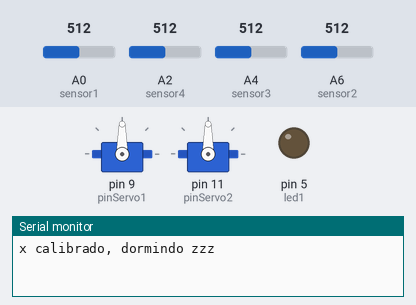
Bench run of a sketch on a simulated Arduino Nano, built with avr-gcc and run on an emulated ATmega328P. On the bench: 2 × servo, output pins drawn as LEDs (lit = HIGH), the last lines printed to the serial monitor. Inputs (shaded band) come from the test bench; at power-on: A0 (sensor1) = 512, A2 (sensor4) = 512, A4 (sensor3) = 512, A6 (sensor2) = 512.

Above: at 2.2 s.
2.3 s: A0 (sensor1) set to 601
5.9 s: A0 (sensor1) set to 623
At 13.6 s:
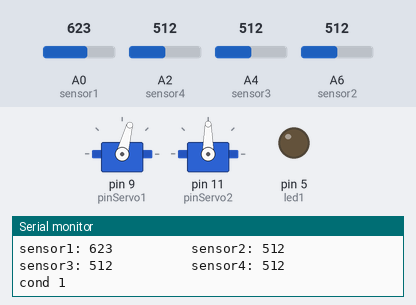
At 18.1 s:
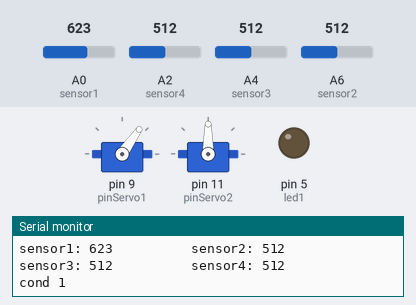
Timing chart, 0 to 19.9 s (numbered marks = the images above; inputs shaded):
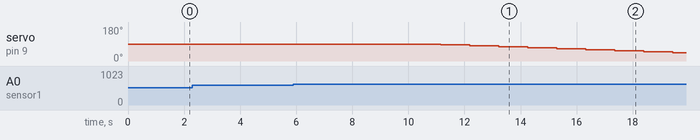

Measured:
- the behaviour switches between 612 and 613 on A0 (sensor1) (found by bisection; images 0 and 1)
- after the input at 5.9 s, servo on pin 9 (pinServo1): moves from 90° to 45° over 8.3 s, starting after 5.3 s

The sketch:

SolarTracker.ino
```cpp
#include <Servo.h>

/**
 * #####################################
 * Sensores
 * #####################################
 */

const int sensor1 = A0;
int sensor1Value;

const int sensor2 = A6;
int sensor2Value;

const int sensor3 = A4;
int sensor3Value;

const int sensor4 = A2;
int sensor4Value;

const int sensorPrecision = 100;

bool xcalibrated;
bool ycalibrated;

/**
 * #####################################
 * Leds e botões
 * #####################################
 */

const int led1 = 5;
const int button1 = 13;

/**
 * #####################################
 * Motores
 * #####################################
 */

const int pitchAdvance = 5; //graus

const int pinServo1 = 9;
Servo servo1;
int servo1Value = 90;

const int pinServo2 = 11;
Servo servo2;
int servo2Value = 90;

void setup() {
    pinMode(led1, OUTPUT);
    pinMode(button1, INPUT);
    servo1.attach(pinServo1);
    delay(1000);
    servo2.attach(pinServo2);

    Serial.begin(9600);
    // fazer calibração dos sensores caso necessário
}

void loop() {
    xcalibrated = false;
    ycalibrated = false;

    while (xcalibrated == false) {
        updateLDRValues();
        Serial.print("sensor1: ");
        Serial.print(sensor1Value);
        Serial.print("          sensor2: ");
        Serial.print(sensor2Value);
        Serial.print("          sensor3: ");
        Serial.print(sensor3Value);
        Serial.print("          sensor4: ");
        Serial.print(sensor4Value);
        //Serial.println("==============================");
        Serial.print("          ");

        if (sensor1Value - sensor2Value > sensorPrecision && sensor1Value > sensor3Value && sensor1Value > sensor4Value) {
            //NO
                Serial.println("cond 1");
                if (servo1Value >= (0 + pitchAdvance)) {
                servo1Value -= pitchAdvance;
                } else {
                    Serial.println("limit cond 1");
                }

        } else if (sensor2Value - sensor1Value > sensorPrecision && sensor2Value > sensor3Value && sensor2Value > sensor4Value) {
            //NE
            Serial.println("cond 2");
            if (servo1Value <= (180 - pitchAdvance)) {
                    servo1Value += pitchAdvance;
            } else {
                Serial.println("limit cond 2");
            }
        } else if (sensor3Value - sensor4Value > sensorPrecision && sensor3Value > sensor1Value && sensor3Value > sensor2Value) {
            //SO
            Serial.println("cond 3");
            if (servo1Value >= (0 + pitchAdvance)) {
                servo1Value -= pitchAdvance;
            } else {
                Serial.println("limit cond 3");
            }
        } else if (sensor4Value - sensor3Value > sensorPrecision && sensor4Value > sensor1Value && sensor4Value > sensor2Value) {
            //SE
            Serial.println("cond 4");
            if (servo1Value <= (180 - pitchAdvance)) {
                    servo1Value += pitchAdvance;
            } else {
                Serial.println("limit cond 4");
            }
        } else {
            // log error
            Serial.println("throw");
            xcalibrated = true;
        }

        servo1.write(servo1Value);
    }

    Serial.println("x calibrado, dormindo zzz");
    delay(2000);

    while (ycalibrated == false) {
        updateLDRValues();
        Serial.print("sensor1: ");
        Serial.print(sensor1Value);
        Serial.print("          sensor2: ");
        Serial.print(sensor2Value);
        Serial.print("          sensor3: ");
        Serial.print(sensor3Value);
        Serial.print("          sensor4: ");
        Serial.print(sensor4Value);
        Serial.print("          ");

        if (sensor1Value - sensor4Value > sensorPrecision && sensor1Value > sensor3Value && sensor1Value > sensor2Value) {
            //NO
                Serial.println("cond 1");
                if (servo2Value >= (0 + pitchAdvance)) {
                servo2Value -= pitchAdvance;
                } else {
                    Serial.println("limit cond 1");
                }

        } else if (sensor2Value - sensor3Value > sensorPrecision && sensor2Value > sensor1Value && sensor2Value > sensor4Value) {
            //SE
            Serial.println("cond 2");
            if (servo2Value >= (0 + pitchAdvance)) {
                servo2Value -= pitchAdvance;
                } else {
                Serial.println("limit cond 2");
            }
        } else if (sensor3Value - sensor2Value > sensorPrecision && sensor3Value > sensor1Value && sensor3Value > sensor4Value) {
            //SO
            Serial.println("cond 3");
            if (servo2Value <= (180 - pitchAdvance)) {
                    servo2Value += pitchAdvance;
            } else {
                Serial.println("limit cond 3");
            }
        } else if (sensor4Value - sensor1Value > sensorPrecision && sensor4Value > sensor3Value && sensor4Value > sensor2Value) {
            //NE
            Serial.println("cond 4");
            if (servo2Value <= (180 - pitchAdvance)) {
                    servo2Value += pitchAdvance;
            } else {
                Serial.println("limit cond 4");
            }
        } else {
            // log error
            Serial.println("throw");
            ycalibrated = true;
        }

        servo2.write(servo2Value);
    }

    Serial.println("y calibrado, dormindo zzz");
    delay(5000);
}

void updateLDRValues() {
    int s1 = 0;
    int s2 = 0;
    int s3 = 0;
    int s4 = 0;

    for (int i = 0; i < 5; i++) {
        s1 += analogRead(sensor1);
        s2 += analogRead(sensor2);
        s3 += analogRead(sensor3);
        s4 += analogRead(sensor4);
        delay(200);
    }

    sensor1Value = s1 / 5;
    sensor2Value = s2 / 5;
    sensor3Value = s3 / 5;
    sensor4Value = s4 / 5;
}
```
